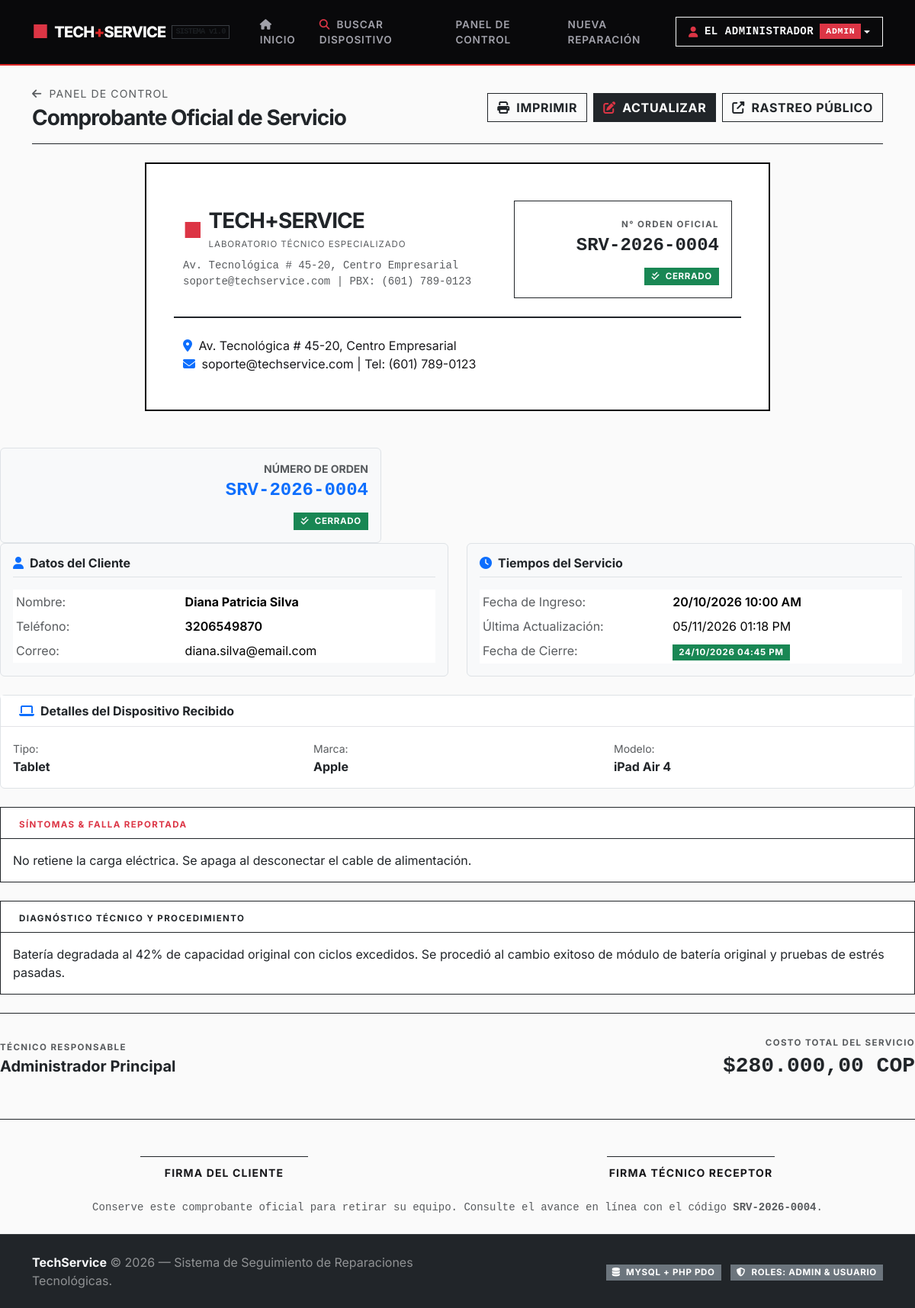
Screenshot of /taller_reparaciones/admin/ver.php?id=4 (signed in) with the database file from the repository.
### tables this page shows
CREATE TABLE `servicios` (
  `id` int(11) NOT NULL,
  `numero_servicio` varchar(20) NOT NULL,
  `cliente_nombre` varchar(100) NOT NULL,
  `cliente_telefono` varchar(20) NOT NULL,
  `cliente_email` varchar(100) DEFAULT NULL,
  `tipo_dispositivo` varchar(50) NOT NULL,
  `marca` varchar(50) NOT NULL,
  `modelo` varchar(50) DEFAULT NULL,
  `descripcion_dano` text NOT NULL,
  `diagnostico` text DEFAULT NULL,
  `estado` enum('Recibido','En diagnóstico','En reparación','Cerrado') NOT NULL DEFAULT 'Recibido',
  `costo_estimado` decimal(10,2) DEFAULT 0.00,
  `tecnico_asignado` varchar(100) DEFAULT NULL,
  `fecha_ingreso` datetime NOT NULL DEFAULT current_timestamp(),
  `fecha_actualizacion` datetime NOT NULL DEFAULT current_timestamp() ON UPDATE current_timestamp(),
  `fecha_cierre` datetime DEFAULT NULL
);

### taller_reparaciones/admin/ver.php (the view, shortened to what this page needs)
<?php
require_once __DIR__ . '/../config/db.php';
require_once __DIR__ . '/../config/helpers.php';
$id = filter_var($_GET['id'] ?? null, FILTER_VALIDATE_INT);
try {
    $stmt = $pdo->prepare("SELECT * FROM servicios WHERE id = :id LIMIT 1");
    $stmt->execute(['id' => $id]);
    $servicio = $stmt->fetch();
} catch (PDOException $e) {
    setFlash('danger', 'Error al consultar la orden: ' . $e->getMessage());
    header('Location: dashboard.php');
    exit;
}
include __DIR__ . '/../includes/header.php';
?>
<div class="d-flex flex-wrap align-items-center justify-content-between gap-3 mb-4 no-print pb-3 border-bottom border-dark">
    <div>
        <a href="dashboard.php" class="text-decoration-none text-muted small text-uppercase letter-spacing-1">
            <i class="fas fa-arrow-left me-1"></i> Panel de Control
        </a>
        <h3 class="fw-bold mb-0 mt-1 letter-spacing-tight text-dark">
            Comprobante Oficial de Servicio
        </h3>
    </div>
    <div class="d-flex gap-2">
        <button type="button" class="btn btn-outline-dark rounded-0 fw-bold text-uppercase letter-spacing-1" onclick="window.print();">
            <i class="fas fa-print me-1"></i> Imprimir
        </button>
        <a href="editar.php?id=<?= $servicio['id']; ?>" class="btn btn-dark rounded-0 fw-bold text-uppercase letter-spacing-1">
            <i class="fas fa-edit me-1 text-danger"></i> Actualizar
        </a>
        <a href="../index.php?numero=<?= urlencode($servicio['numero_servicio']); ?>" class="btn btn-outline-dark rounded-0 fw-bold text-uppercase letter-spacing-1" target="_blank">
            <i class="fas fa-external-link-alt me-1"></i> Rastreo Público
        </a>
    </div>
</div>
<div class="ticket-container mb-5">
    <div class="row align-items-center border-bottom border-2 border-dark pb-4 mb-4">
        <div class="col-sm-7">
            <div class="d-flex align-items-center mb-2">
                <span class="me-2 text-danger fw-black fs-3">■</span>
                <div>
                    <h3 class="fw-bold mb-0 text-dark letter-spacing-tight">TECH+SERVICE</h3>
                    <small class="text-muted text-uppercase letter-spacing-1" style="font-size: 0.72rem;">LABORATORIO TÉCNICO ESPECIALIZADO</small>
                </div>
            </div>
            <div class="small text-muted font-monospace">
                <div>Av. Tecnológica # 45-20, Centro Empresarial</div>
                <div>soporte@techservice.com | PBX: (601) 789-0123</div>
            </div>
        </div>
        <div class="col-sm-5 text-sm-end mt-3 mt-sm-0">
            <div class="p-3 border border-dark text-center text-sm-end bg-white">
                <span class="swiss-eyebrow text-muted mb-0">N° ORDEN OFICIAL</span>
                <div class="fs-4 fw-bold font-monospace text-dark"><?= e($servicio['numero_servicio']); ?></div>
                <div class="mt-2"><?= renderStatusBadge($servicio['estado']); ?></div>
            </div>
        </div>
    </div>
                <div><i class="fas fa-map-marker-alt me-1 text-primary"></i> Av. Tecnológica # 45-20, Centro Empresarial</div>
                <div><i class="fas fa-envelope me-1 text-primary"></i> soporte@techservice.com | Tel: (601) 789-0123</div>
            </div>
        </div>
        <div class="col-sm-5 text-sm-end mt-3 mt-sm-0">
            <div class="p-3 bg-light rounded border text-center text-sm-end">
                <div class="text-muted small text-uppercase fw-bold">Número de Orden</div>
                <div class="fs-4 fw-bold font-monospace text-primary"><?= e($servicio['numero_servicio']); ?></div>
                <div class="mt-2"><?= renderStatusBadge($servicio['estado']); ?></div>
            </div>
        </div>
    <div class="row g-4 mb-4">
        <div class="col-md-6">
            <div class="p-3 bg-light rounded h-100 border">
                <h6 class="fw-bold text-dark border-bottom pb-2 mb-3">
                    <i class="fas fa-user text-primary me-2"></i>Datos del Cliente
                </h6>
                <table class="table table-sm table-borderless mb-0">
                    <tr>
                        <td class="text-muted" style="width: 40%;">Nombre:</td>
                        <td class="fw-bold"><?= e($servicio['cliente_nombre']); ?></td>
                    </tr>
                    <tr>
                        <td class="text-muted">Teléfono:</td>
                        <td class="fw-semibold"><?= e($servicio['cliente_telefono']); ?></td>
                    </tr>
                    <tr>
                        <td class="text-muted">Correo:</td>
                        <td><?= e($servicio['cliente_email'] ?: 'No registrado'); ?></td>
                    </tr>
                </table>
            </div>
        </div>
        <div class="col-md-6">
            <div class="p-3 bg-light rounded h-100 border">
                <h6 class="fw-bold text-dark border-bottom pb-2 mb-3">
                    <i class="fas fa-clock text-primary me-2"></i>Tiempos del Servicio
                </h6>
                <table class="table table-sm table-borderless mb-0">
                    <tr>
                        <td class="text-muted" style="width: 45%;">Fecha de Ingreso:</td>
                        <td class="fw-semibold"><?= formatDate($servicio['fecha_ingreso']); ?></td>
                    </tr>
                    <tr>
                        <td class="text-muted">Última Actualización:</td>
                        <td><?= formatDate($servicio['fecha_actualizacion']); ?></td>
                    </tr>
                    <tr>
                        <td class="text-muted">Fecha de Cierre:</td>
                        <td>
                            <?php if ($servicio['fecha_cierre']): ?>
                                <span class="badge bg-success"><?= formatDate($servicio['fecha_cierre']); ?></span>
                            <?php else: ?>
                                <span class="badge bg-warning text-dark">En proceso técnico</span>
                            <?php endif; ?>
                        </td>
                    </tr>
                </table>
            </div>
        </div>
    </div>
    <div class="card mb-4 border">
        <div class="card-header bg-white py-2 fw-bold text-dark">
            <i class="fas fa-laptop text-primary me-2"></i>Detalles del Dispositivo Recibido
        </div>
        <div class="card-body">
            <div class="row g-3">
                <div class="col-md-4">
                    <span class="text-muted small">Tipo:</span>
                    <div class="fw-bold fs-6"><?= e($servicio['tipo_dispositivo']); ?></div>
                </div>
                <div class="col-md-4">
                    <span class="text-muted small">Marca:</span>
                    <div class="fw-bold fs-6"><?= e($servicio['marca']); ?></div>
                </div>
                <div class="col-md-4">
                    <span class="text-muted small">Modelo:</span>
                    <div class="fw-bold fs-6"><?= e($servicio['modelo'] ?: 'N/A'); ?></div>
                </div>
            </div>
        </div>
    </div>
    <div class="card mb-4 border border-dark rounded-0">
        <div class="card-header bg-white py-2 border-bottom border-dark">
            <span class="swiss-eyebrow text-danger mb-0">SÍNTOMAS & FALLA REPORTADA</span>
        </div>
        <div class="card-body">
            <p class="mb-0 text-dark" style="white-space: pre-line;"><?= e($servicio['descripcion_dano']); ?></p>
        </div>
    </div>
    <div class="card mb-4 border border-dark rounded-0">
        <div class="card-header bg-white py-2 border-bottom border-dark">
            <span class="swiss-eyebrow text-dark mb-0">DIAGNÓSTICO TÉCNICO Y PROCEDIMIENTO</span>
        </div>
        <div class="card-body">
            <?php if (!empty($servicio['diagnostico'])): ?>
                <p class="mb-0 text-dark" style="white-space: pre-line;"><?= e($servicio['diagnostico']); ?></p>
            <?php else: ?>
                <p class="mb-0 text-muted fst-italic">Pendiente de diagnóstico técnico en laboratorio.</p>
            <?php endif; ?>
        </div>
    </div>
    <div class="row align-items-center border-top border-dark pt-4 mt-4">
        <div class="col-sm-6">
            <span class="swiss-eyebrow text-muted mb-0">TÉCNICO RESPONSABLE</span>
            <div class="fw-bold text-dark fs-5"><?= e($servicio['tecnico_asignado'] ?: 'Laboratorio Central'); ?></div>
        </div>
        <div class="col-sm-6 text-sm-end mt-3 mt-sm-0">
            <span class="swiss-eyebrow text-muted mb-0">COSTO TOTAL DEL SERVICIO</span>
            <div class="fs-3 fw-bold text-dark font-monospace"><?= formatMoney($servicio['costo_estimado']); ?> COP</div>
        </div>
    </div>
    <div class="mt-5 pt-4 border-top border-dark">
        <div class="row text-center mt-4">
            <div class="col-6">
                <div class="border-top border-dark mx-auto pt-2" style="max-width: 220px;">
                    <small class="fw-bold text-uppercase letter-spacing-1">Firma del Cliente</small>
                </div>
            </div>
            <div class="col-6">
                <div class="border-top border-dark mx-auto pt-2" style="max-width: 220px;">
                    <small class="fw-bold text-uppercase letter-spacing-1">Firma Técnico Receptor</small>
                </div>
            </div>
        </div>
        <div class="text-center mt-4 small text-muted font-monospace">
            Conserve este comprobante oficial para retirar su equipo. Consulte el avance en línea con el código <strong><?= e($servicio['numero_servicio']); ?></strong>.
        </div>
    </div>
<?php include __DIR__ . '/../includes/footer.php'; ?>

### taller_reparaciones/assets/css/styles.css (style rules this page uses)
:root { --swiss-black: #09090b; --swiss-dark: #18181b; --swiss-gray-900: #18181b; --swiss-gray-700: #3f3f46; --swiss-gray-500: #71717a; --swiss-gray-300: #d4d4d8; --swiss-gray-200: #e4e4e7; --swiss-gray-100: #f4f4f5; --swiss-gray-50: #fafafa; --swiss-white: #ffffff; --swiss-red: #dc2626; --swiss-red-hover: #b91c1c; --status-recibido: #2563eb; --status-diagnostico: #d97706; --status-reparacion: #4f46e5; --status-cerrado: #15803d; --font-main: 'Inter', -apple-system, BlinkMacSystemFont, 'Helvetica Neue', Helvetica, Arial, sans-serif; }
body { background-color: var(--swiss-gray-50); color: var(--swiss-dark); font-family: var(--font-main); font-feature-settings: "cv02", "cv03", "cv04", "cv11"; -webkit-font-smoothing: antialiased; min-height: 100vh; display: flex; flex-direction: column; }
.letter-spacing-tight { letter-spacing: -0.035em; }
.letter-spacing-1 { letter-spacing: 0.08em; }
.swiss-eyebrow { display: inline-block; font-size: 0.72rem; font-weight: 700; text-transform: uppercase; letter-spacing: 0.12em; color: var(--swiss-red); margin-bottom: 0.5rem; }
.card-swiss-header, .card-header { background: var(--swiss-white); border-bottom: 1px solid var(--swiss-gray-200); border-radius: 0 !important; padding: 1.25rem 1.5rem; }
.badge { border-radius: 0; font-weight: 700; font-size: 0.72rem; letter-spacing: 0.06em; text-transform: uppercase; padding: 0.4em 0.7em; }
.btn { border-radius: 0; font-weight: 700; letter-spacing: 0.04em; transition: all 0.15s ease; }
.ticket-container { background: var(--swiss-white); border: 2px solid var(--swiss-black); border-radius: 0; padding: 3rem; max-width: 820px; margin: 0 auto; }

### rows the page displays
servicios: numero_servicio "SRV-2026-0004", cliente_nombre "Diana Patricia Silva", cliente_telefono "3206549870", cliente_email "diana.silva@email.com", fecha_ingreso "20/10/2026 10:00 AM", fecha_actualizacion "05/11/2026 01:18 PM", fecha_cierre "24/10/2026 04:45 PM", tipo_dispositivo "Tablet", marca "Apple", modelo "iPad Air 4", descripcion_dano "No retiene la carga eléctrica. Se apaga al desconectar el cable de alimentación.", diagnostico "Batería degradada al 42% de capacidad original con ciclos excedidos. Se procedió al cambio exitoso de módulo de batería original y pruebas de estrés pasadas.", tecnico_asignado "Administrador Principal", costo_estimado "$280.000,00"

### other values shown
$user['nombre'] "EL ADMINISTRADOR"
$user['rol'] "ADMIN"
